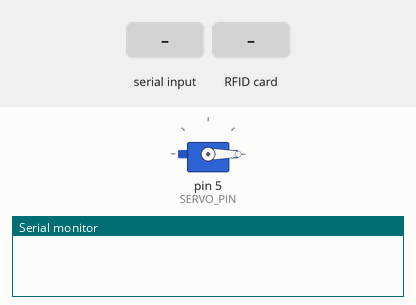
This sketch was run on a simulated Arduino Uno, built with avr-gcc and run on an emulated ATmega328P. Shown: servo, the last lines printed to the serial monitor. The inputs (shaded band) are chosen by the test bench.

Above: at 1.2 s.
1.3 s: "O" received over Serial
At 1.6 s:
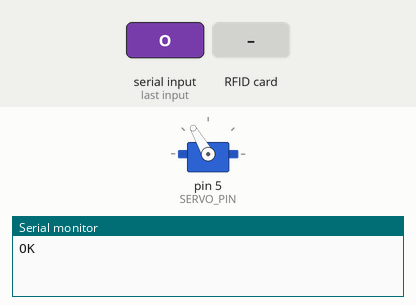
2.8 s: RFID card 5E 7A 19 C4 held to the reader
5.8 s: "F" received over Serial
Timing chart, 0 to 8.8 s (numbered marks = the images above; inputs shaded):
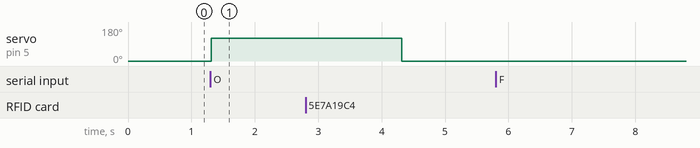

Measured:
- after the input at 1.3 s, servo on pin 5 (SERVO_PIN): 0° → 120° at once

The sketch:

arduino_face_rfid_door.ino
```cpp
#include <Arduino_FreeRTOS.h>
#include <semphr.h>
#include <timers.h> // Thêm thư viện quản lý Software Timer
#include <SPI.h>
#include <MFRC522.h>
#include <Servo.h>

#define SS_PIN 10
#define RST_PIN 9
#define SERVO_PIN 5
#define DOOR_OPEN_TIME_MS 3000

MFRC522 rfid(SS_PIN, RST_PIN);
Servo doorServo;

// 1. Khai báo các công cụ đồng bộ của FreeRTOS
SemaphoreHandle_t doorSemaphore;       // Tín hiệu mở cửa
SemaphoreHandle_t facePassedMutex;     // Mutex bảo vệ biến facePassed (Chống Race Condition)
TimerHandle_t authTimer;               // Software Timer đếm ngược 10s

// 2. Biến dùng chung (Đã được bảo vệ bằng Mutex)
bool facePassed = false;

const long AUTH_TIMEOUT_MS = 10000;

// ==========================================
// HÀM CALLBACK CỦA SOFTWARE TIMER
// Chạy tự động khi hết 10 giây chờ thẻ
// ==========================================
void vAuthTimerCallback(TimerHandle_t xTimer) {
    // Hết 10 giây -> Lấy chìa khóa Mutex để reset biến về false
    if (xSemaphoreTake(facePassedMutex, portMAX_DELAY) == pdTRUE) {
        facePassed = false;
        xSemaphoreGive(facePassedMutex); // Trả chìa khóa
        Serial.println(F("MSG:Timeout, Face reset"));
    }
}

// ==========================================
// SETUP
// ==========================================
void setup() {
    Serial.begin(9600);
    SPI.begin();
    rfid.PCD_Init();

    doorServo.attach(SERVO_PIN);
    doorServo.write(0);

    // Khởi tạo các công cụ HĐH
    doorSemaphore = xSemaphoreCreateBinary();
    facePassedMutex = xSemaphoreCreateMutex();

    // Khởi tạo Software Timer (One-shot: đếm 1 lần rồi dừng)
    authTimer = xTimerCreate("AuthTimer", pdMS_TO_TICKS(AUTH_TIMEOUT_MS), pdFALSE, (void *)0, vAuthTimerCallback);

    // Khởi tạo các Task
    xTaskCreate(TaskSerialRead, "Serial", 120, NULL, 2, NULL);
    xTaskCreate(TaskRFID, "RFID", 150, NULL, 2, NULL);
    xTaskCreate(TaskDoorControl, "Door", 80, NULL, 3, NULL);
}

void loop() {
    // Bỏ trống hoàn toàn, để HĐH FreeRTOS tự quản lý lịch trình
}

// ==========================================
// CÁC LUỒNG THỰC THI (TASKS)
// ==========================================

// Task 1: Nhận lệnh từ Python
void TaskSerialRead(void *pvParameters) {
    for (;;) {
        if (Serial.available() > 0) {
            char data = Serial.read();

            if (data == 'F') {
                // Phải xin Mutex trước khi ghi đè biến facePassed
                if (xSemaphoreTake(facePassedMutex, portMAX_DELAY) == pdTRUE) {
                    facePassed = true;
                    xSemaphoreGive(facePassedMutex); // Ghi xong phải trả Mutex ngay

                    xTimerStart(authTimer, 0); // Bấm giờ đếm ngược 10 giây (Software Timer)
                    Serial.println(F("MSG:Face OK"));
                }
            }
            else if (data == 'O') {
                xTimerStop(authTimer, 0); // Thẻ đúng rồi thì tắt Timer đếm ngược đi
                xSemaphoreGive(doorSemaphore); // Báo cho Task mở cửa
            }
        }
        vTaskDelay(pdMS_TO_TICKS(50));
    }
}

// Task 2: Xử lý thẻ RFID (Dùng Polling - Hỏi vòng liên tục)
void TaskRFID(void *pvParameters) {
    for (;;) {
        if (rfid.PICC_IsNewCardPresent() && rfid.PICC_ReadCardSerial()) {

            bool currentFaceStatus = false;

            // Xin Mutex để đọc và sửa biến facePassed một cách an toàn
            if (xSemaphoreTake(facePassedMutex, portMAX_DELAY) == pdTRUE) {
                currentFaceStatus = facePassed;
                if (currentFaceStatus) {
                    facePassed = false; // Quét 1 lần là mất tác dụng ngay
                }
                xSemaphoreGive(facePassedMutex);
            }

            if (currentFaceStatus) {
                // Gửi UID về Python
                Serial.print(F("UID:"));
                for (byte i = 0; i < rfid.uid.size; i++) {
                    if (rfid.uid.uidByte[i] < 0x10) Serial.print('0');
                    Serial.print(rfid.uid.uidByte[i], HEX);
                }
                Serial.println();
            } else {
                Serial.println(F("MSG:Need Face first"));
            }

            rfid.PICC_HaltA();
            rfid.PCD_StopCrypto1();
        }

        // Ngủ 200ms để nhường CPU cho các Task khác, sau đó lặp lại
        vTaskDelay(pdMS_TO_TICKS(200));
    }
}

// Task 3: Điều khiển Cửa
void TaskDoorControl(void *pvParameters) {
    for (;;) {
        // Chờ nhận lệnh mở cửa
        if (xSemaphoreTake(doorSemaphore, portMAX_DELAY) == pdPASS) {
            Serial.println(F("OK"));
            doorServo.write(120);
            vTaskDelay(pdMS_TO_TICKS(DOOR_OPEN_TIME_MS));
            doorServo.write(0);

            // Dọn dẹp rác trong Serial sau khi cửa đóng
            while (Serial.available()) Serial.read();
        }
    }
}
```
